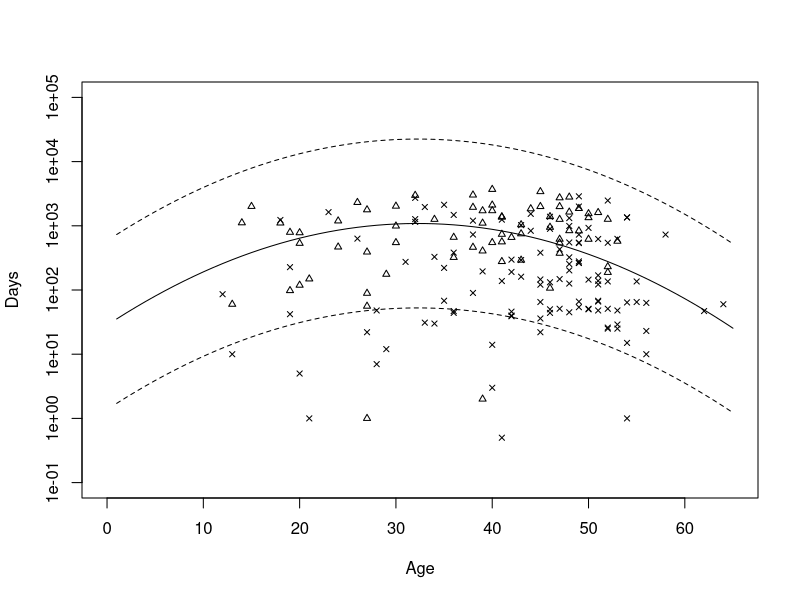
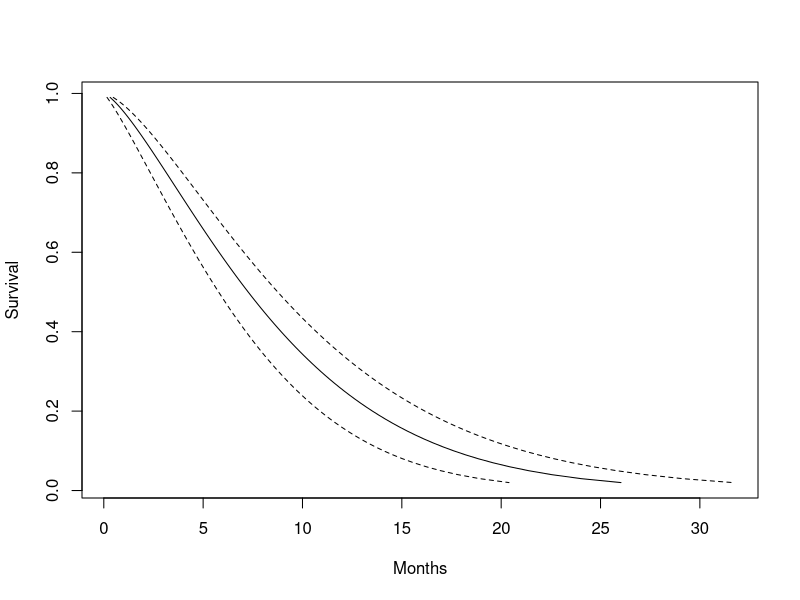

These figures' R source, in order:
library(survival)


### Name: predict.survreg
### Title: Predicted Values for a 'survreg' Object
### Aliases: predict.survreg predict.survreg.penal
### Keywords: survival

### ** Examples

# Draw figure 1 from Escobar and Meeker, 1992.
fit <- survreg(Surv(time,status) ~ age + I(age^2), data=stanford2, 
	dist='lognormal') 
with(stanford2, plot(age, time, xlab='Age', ylab='Days', 
	xlim=c(0,65), ylim=c(.1, 10^5), log='y', type='n'))
with(stanford2, points(age, time, pch=c(2,4)[status+1], cex=.7))
pred <- predict(fit, newdata=list(age=1:65), type='quantile', 
	         p=c(.1, .5, .9)) 
matlines(1:65, pred, lty=c(2,1,2), col=1) 

# Predicted Weibull survival curve for a lung cancer subject with
#  ECOG score of 2
lfit <- survreg(Surv(time, status) ~ ph.ecog, data=lung)
pct <- 1:98/100   # The 100th percentile of predicted survival is at +infinity
ptime <- predict(lfit, newdata=data.frame(ph.ecog=2), type='quantile',
                 p=pct, se=TRUE)
matplot(cbind(ptime$fit, ptime$fit + 2*ptime$se.fit,
                         ptime$fit - 2*ptime$se.fit)/30.5, 1-pct,
        xlab="Months", ylab="Survival", type='l', lty=c(1,2,2), col=1)
